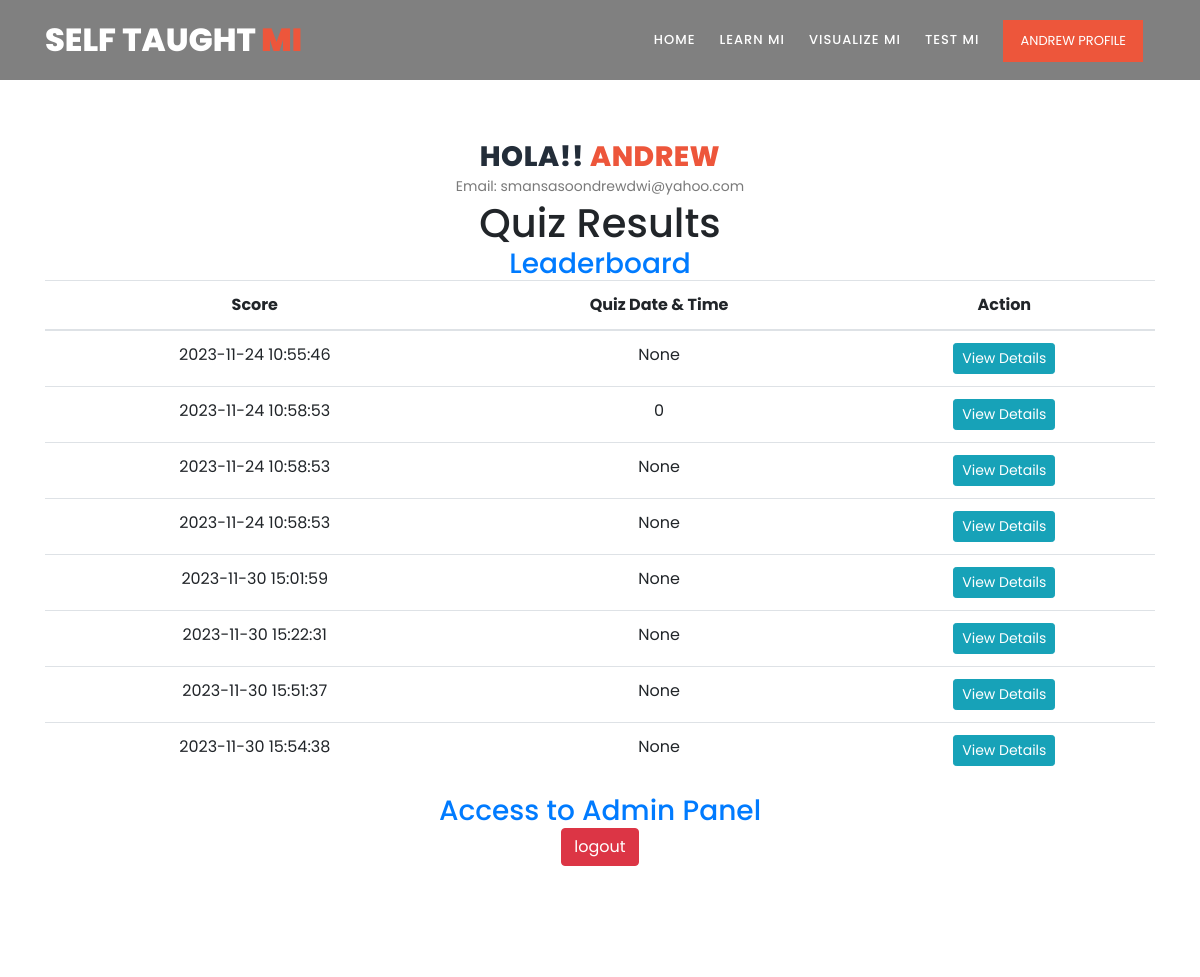
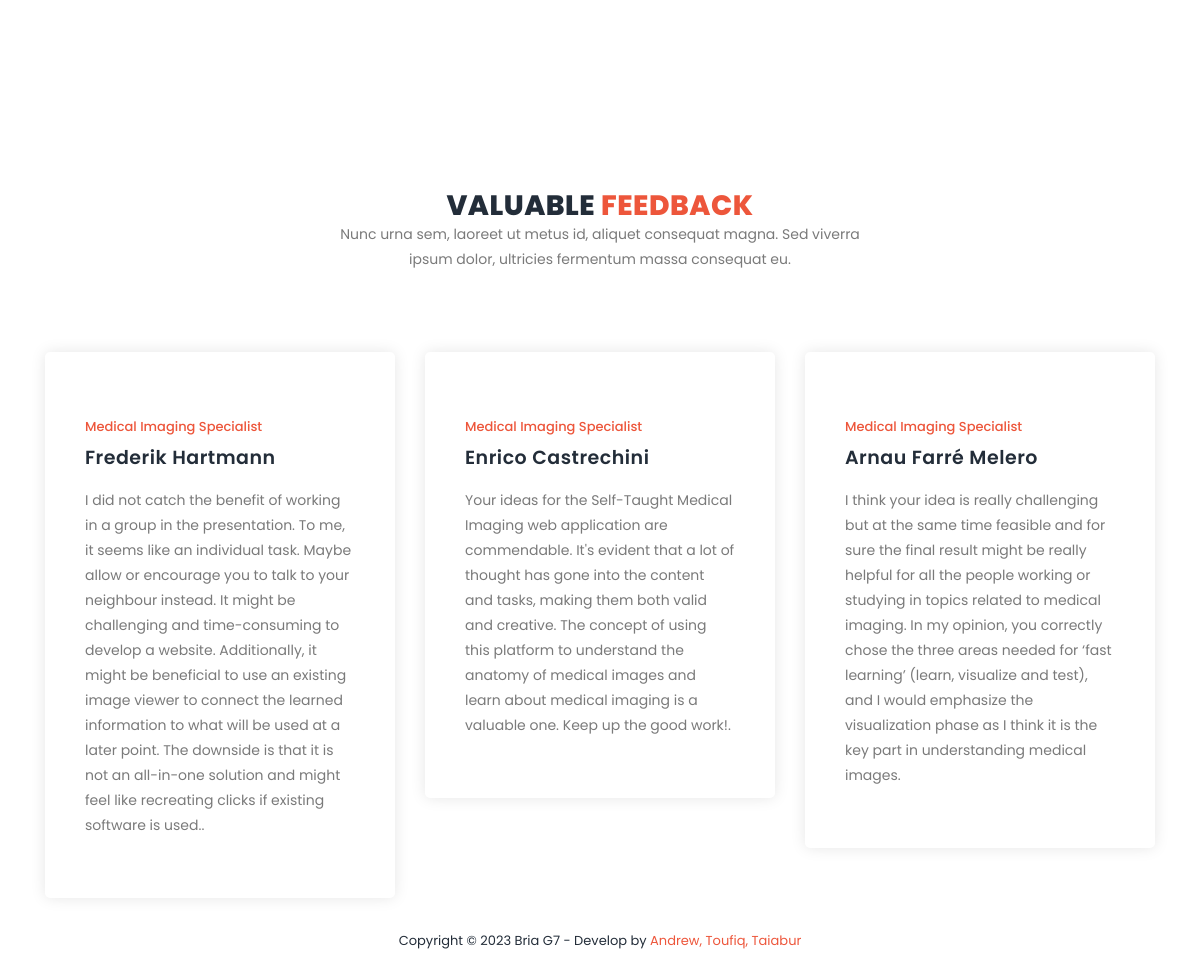
Screenshot of /profile (signed in) with the database file from the repository (2 pictures, top to bottom).
### tables this page shows
CREATE TABLE users (
    id INTEGER PRIMARY KEY,
    fullname TEXT NULL,
    username TEXT UNIQUE NOT NULL,
    password TEXT NOT NULL,
    isadmin INTEGER DEFAULT 0,
    created TIMESTAMP NOT NULL DEFAULT 
    CURRENT_TIMESTAMP
);

CREATE TABLE quiz_list (
    id INTEGER PRIMARY KEY,
    quiz_id VARCHAR(255),
    user_id INTEGER,
    total_mark INTEGER,
    category VARCHAR(255),
    created_date TIMESTAMP DEFAULT CURRENT_TIMESTAMP
);

### views.py (the view, shortened to what this page needs)
@app.route('/profile')
def profile():
    if 'user_id' in session:
        conn = get_db_connection()
        user_id=session['user_id']
        user = conn.execute("SELECT * FROM users WHERE id = ?", (user_id,)).fetchall()
        score_list=conn.execute('SELECT * FROM quiz_list WHERE user_id = ?', (user_id,))
        score_list = score_list.fetchall()
        quiz_id = request.args.get('quiz_id')
        quiz_cat = request.args.get('quiz_cat')
        quiz_details=''
        conn.close()
        return render_template('profile.html',user=user,score_list=score_list,quiz_details=quiz_details,quiz_cat=quiz_cat)
    else:
        return redirect(url_for('login'))

### admin.py (called while the page is built)
@app.before_request
def check_admin_access():
    if request.endpoint and request.endpoint.startswith('admin'):
        if not is_admin():
            return redirect(url_for('hello'))

### views.py (called while the page is built)
def get_db_connection():
    conn = sqlite3.connect('database.db')
    conn.row_factory = sqlite3.Row
    return conn

### templates/profile.html (shortened to what this page needs)
{% extends "base.html" %}
{% block content %}
<section class="section" id="features">
  <div class="container">
      <div class="row">
        <div class="col-lg-12">
          <div class="section-heading">
              <h2>Hola!! <em>{% print(session['user_fullname']) %}</em></h2>
              <p>Email: {% print(session['user_name']) %}</p>
              <h1>Quiz Results</h1>
              <h3><a href="{{url_for('leaderboard')}}">Leaderboard</a></h3>
    <table class="table table-stripe">
        <thead>
            <tr>
                <th>Score</th>
                <th>Quiz Date & Time</th>
                <th>Action</th>
            </tr>
        </thead>
        <tbody>
            {% for row in score_list %}
                <tr>
                    <td>{{ row[5] }}</td>
                    <td>{{ row[3] }}</td>
                    <td><a href="{{url_for('profile',quiz_id=row[1])}}" class="btn btn-info btn-sm">View Details</a></td>
                </tr>
            {% endfor %}
        </tbody>
    </table>
              <h3>{% if session['user_type'] == 1 %}
                <a href="/admin">Access to Admin Panel</a>
                {% else %}
                    User
                {% endif %}
              </h3>
              <a href="/logout"><button class="btn btn-danger">
             logout
            </button></a>
          </div>
      </div>
    </div>
</section>
{% endblock %}

### templates/base.html (shortened to what this page needs)
<!DOCTYPE html>
<html lang="en">
  <head>
    <link rel="stylesheet" type="text/css" href="{{ url_for('static',filename='assets/css/bootstrap.min.css') }}">
    <link rel="stylesheet" type="text/css" href="{{ url_for('static',filename='assets/css/font-awesome.css') }}">
    <link rel="stylesheet" href="{{ url_for('static',filename='assets/css/templatemo-training-studio.css') }}">
    </head>
    <body>
        <header class="header-area header-sticky" style="{% if request.path != '/' %}background:gray{% endif %}">
            <div class="container">
                <div class="row">
                    <div class="col-12">
                        <nav class="main-nav">
                            <a href="/" class="logo">Self Taught<em> Mi</em></a>
                            <ul class="nav">
                                <li class="scroll-to-section "><a href="/" class="{% if request.path == '/' %}active{% endif %}">Home</a></li>
                                <li class="scroll-to-section "><a href="/tutorial" class="{% if request.path == '/tutorial' %}active{% endif %}">Learn mi</a></li>
                                <li class="scroll-to-section "><a href="/visualize-mi" class="{% if request.path == '/visualize-mi' %}active{% endif %}">Visualize Mi</a></li>
                                <li class="scroll-to-section "><a href="/test_mi" class="{% if request.path == '/test_mi' %}active{% endif %}">Test mi</a></li>
                                {% if 'user_id' in session %}
                                    <li class="main-button ">
                                        <a href="/profile" >{{ session['user_fullname'] }} Profile</a>
                                    </li>
                                {% else %}
                                    <li class="main-button"><a href="/register#signup">Sign Up</a></li>
                                {% endif %}
                            </ul>
                        </nav>
                    </div>
                </div>
            </div>
        </header>
        {% block content %} {% endblock %}
    <section class="section" id="trainers">
      <div class="container">
          <div class="row">
              <div class="col-lg-6 offset-lg-3">
                  <div class="section-heading">
                      <h2>Valuable <em>Feedback</em></h2>
                      <p>Nunc urna sem, laoreet ut metus id, aliquet consequat magna. Sed viverra ipsum dolor, ultricies fermentum massa consequat eu.</p>
                  </div>
              </div>
          </div>
          <div class="row">
              <div class="col-lg-4">
                  <div class="trainer-item">
                      <div class="down-content">
                          <span>Medical Imaging Specialist</span>
                          <h4>Frederik Hartmann</h4>
                          <p>I did not catch the benefit of working in a group in the presentation. To me, it seems like an individual task. Maybe allow or encourage you to talk to your neighbour instead.
                               It might be challenging and time-consuming to develop a website. Additionally, it might be beneficial to use an existing image viewer to connect the learned information to what will be used at a later point. The downside is that it is not an all-in-one solution and might feel like recreating clicks if existing software is used..</p>
                      </div>
                  </div>
              </div>
              <div class="col-lg-4">
                  <div class="trainer-item">
                      <div class="down-content">
                          <span>Medical Imaging Specialist</span>
                          <h4>Enrico Castrechini</h4>
                          <p>Your ideas for the Self-Taught Medical Imaging web application are commendable.
                              It's evident that a lot of thought has gone into the content and tasks, making them
                              both valid and creative. The concept of using this platform to understand the
                              anatomy of medical images and learn about medical imaging is a valuable one. Keep
                              up the good work!.</p>
                      </div>
                  </div>
              </div>
              <div class="col-lg-4">
                  <div class="trainer-item">
                      <div class="down-content">
                          <span>Medical Imaging Specialist</span>
                          <h4>Arnau Farré Melero</h4>
                          <p>I think your idea is really challenging but at the same time feasible and for sure the
                              final result might be really helpful for all the people working or studying in topics
                              related to medical imaging. In my opinion, you correctly chose the three areas needed
                              for ‘fast learning’ (learn, visualize and test), and I would emphasize the visualization
                              phase as I think it is the key part in understanding medical images.</p>
                      </div>
                  </div>
              </div>
          </div>
      </div>
  </section>
    <footer>
        <div class="container">
            <div class="row">
                <div class="col-lg-12">
                    <p>Copyright &copy; 2023 Bria G7
                    - Develop by <a rel="nofollow" href="st-mi.xyz" class="tm-text-link" target="_parent">Andrew, Toufiq, Taiabur </a><br>
                </p>
                </div>
            </div>
        </div>
    </footer>
  </body>
</html>

### static/assets/css/templatemo-training-studio.css (style rules this page uses)
html, body, div, span, applet, object, iframe, h1, h2, h3, h4, h5, h6, p, blockquote, div pre, a, abbr, acronym, address, big, cite, code, del, dfn, em, font, img, ins, kbd, q, s, samp, small, strike, strong, sub, sup, tt, var, b, u, i, center, dl, dt, dd, ol, ul, li, figure, header, nav, section, article, aside, footer, figcaption { margin: 0; padding: 0; border: 0; outline: 0; }
ul, li { padding: 0; margin: 0; list-style: none; }
header, nav, section, article, aside, footer, hgroup { display: block; }
* { box-sizing: border-box; }
html, body { font-family: 'Poppins', sans-serif; font-weight: 400; background-color: #fff; font-size: 16px; -ms-text-size-adjust: 100%; -webkit-font-smoothing: antialiased; -moz-osx-font-smoothing: grayscale; }
a { text-decoration: none !important; }
h1, h2, h3, h4, h5, h6 { margin-top: 0px; margin-bottom: 0px; }
ul { margin-bottom: 0px; }
p { font-size: 14px; line-height: 25px; color: #7a7a7a; }
html, body { background: #fff; font-family: 'Poppins', sans-serif; }
.section-heading { text-align: center; margin-top: 140px; margin-bottom: 80px; }
.section-heading h2 { font-size: 28px; font-weight: 800; color: #232d39; text-transform: uppercase; letter-spacing: 0.5px; margin-top: 0px; margin-bottom: 0px; }
.section-heading h2 em { font-style: normal; color: #ed563b; }
.main-button a { display: inline-block; font-size: 15px; padding: 12px 20px; background-color: #ed563b; color: #fff; text-align: center; font-weight: 400; text-transform: uppercase; transition: all .3s; }
.header-area { position: absolute; top: 0px; left: 0px; right: 0px; z-index: 100; height: 80px; background: rgba(250,250,250,0.1); -webkit-transition: all .5s ease 0s; -moz-transition: all .5s ease 0s; -o-transition: all .5s ease 0s; transition: all .5s ease 0s; }
.header-area .main-nav { min-height: 80px; background: transparent; }
.header-area .main-nav .logo { line-height: 80px; color: #fff; font-size: 32px; font-weight: 800; text-transform: uppercase; float: left; -webkit-transition: all 0.3s ease 0s; -moz-transition: all 0.3s ease 0s; -o-transition: all 0.3s ease 0s; transition: all 0.3s ease 0s; }
.header-area .main-nav .logo em { font-style: normal; color: #ed563b; font-weight: 900; }
.header-area .main-nav .nav { float: right; margin-top: 27px; margin-right: 0px; background-color: transparent; -webkit-transition: all 0.3s ease 0s; -moz-transition: all 0.3s ease 0s; -o-transition: all 0.3s ease 0s; transition: all 0.3s ease 0s; position: relative; z-index: 999; }
.header-area .main-nav .nav li { padding-left: 20px; padding-right: 20px; }
.header-area .main-nav .nav li a { display: block; font-weight: 500; font-size: 13px; color: #7a7a7a; text-transform: uppercase; -webkit-transition: all 0.3s ease 0s; -moz-transition: all 0.3s ease 0s; -o-transition: all 0.3s ease 0s; transition: all 0.3s ease 0s; height: 40px; line-height: 40px; border: transparent; letter-spacing: 1px; }
.header-area .main-nav .nav li a { color: #fff; }
.header-area .main-nav .nav li:last-child a { display: inline-block; font-size: 13px; padding: 11px 17px; background-color: #ed563b; color: #fff; text-align: center; font-weight: 400; letter-spacing: 0px; text-transform: uppercase; transition: all .3s; height: auto; line-height: 20px; }
.header-area.header-sticky { min-height: 80px; }
.header-area.header-sticky .nav { margin-top: 20px !important; }
@media (max-width: 1200px) { .header-area .main-nav .nav li { padding-left: 12px; padding-right: 12px; } }
@media (max-width: 1200px) { .header-area .main-nav:before { display: none; } }
@media (min-width: 767px) { .header-area .main-nav .nav { display: flex !important; } }
#features { margin-bottom: 80px; }
#trainers .trainer-item { background-color: #fff; border-radius: 5px; box-shadow: 0px 0px 15px rgba(0,0,0,0.1); padding: 40px; }
#trainers .trainer-item span { font-size: 13px; font-weight: 500; color: #ed563b; display: inline-block; margin-top: 25px; margin-bottom: 10px; }
#trainers .trainer-item h4 { font-size: 19px; font-weight: 600; color: #232d39; letter-spacing: 0.5px; margin-bottom: 18px; }
#trainers .trainer-item p { margin-bottom: 20px; }
footer { text-align: center; padding: 30px 0px; }
footer p { color: #232d39; font-size: 13px; }
footer p a { cursor: pointer; color: #ed563b; }

### rows the page displays
users: user_fullname "ANDREW", fullname "ANDREW", username "smansasoondrewdwi@yahoo.com"
quiz_list: created_date "2023-11-24 10:55:46", row "None"
quiz_list: created_date "2023-11-24 10:58:53", total_mark "0"
quiz_list: created_date "2023-11-24 10:58:53", row "None"
quiz_list: created_date "2023-11-24 10:58:53", row "None"
quiz_list: created_date "2023-11-30 15:01:59", row "None"
quiz_list: created_date "2023-11-30 15:22:31", row "None"
quiz_list: created_date "2023-11-30 15:51:37", row "None"
quiz_list: created_date "2023-11-30 15:54:38", row "None"
